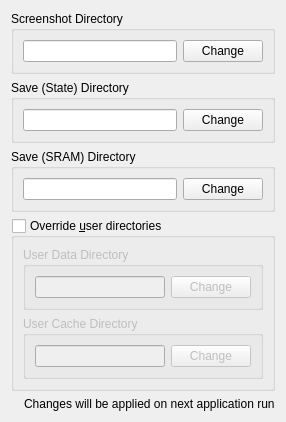
         <widget class="QWidget" name="directoriesTab">
          <attribute name="title">
           <string>Directories</string>
          </attribute>
          <layout class="QVBoxLayout" name="verticalLayout_4">
           <item>
            <widget class="QGroupBox" name="groupBox_26">
             <property name="title">
              <string>Screenshot Directory</string>
             </property>
             <layout class="QHBoxLayout" name="horizontalLayout_63">
              <item>
               <widget class="QLineEdit" name="screenshotDirLineEdit">
                <property name="readOnly">
                 <bool>true</bool>
                </property>
               </widget>
              </item>
              <item>
               <widget class="QPushButton" name="changeScreenShotDirButton">
                <property name="text">
                 <string>Change</string>
                </property>
               </widget>
              </item>
             </layout>
            </widget>
           </item>
           <item>
            <widget class="QGroupBox" name="groupBox_27">
             <property name="title">
              <string>Save (State) Directory</string>
             </property>
             <layout class="QHBoxLayout" name="horizontalLayout_64">
              <item>
               <widget class="QLineEdit" name="saveStateDirLineEdit">
                <property name="readOnly">
                 <bool>true</bool>
                </property>
               </widget>
              </item>
              <item>
               <widget class="QPushButton" name="changeSaveStateDirButton">
                <property name="text">
                 <string>Change</string>
                </property>
               </widget>
              </item>
             </layout>
            </widget>
           </item>
           <item>
            <widget class="QGroupBox" name="groupBox_28">
             <property name="title">
              <string>Save (SRAM) Directory</string>
             </property>
             <layout class="QHBoxLayout" name="horizontalLayout_65">
              <item>
               <widget class="QLineEdit" name="saveSramDirLineEdit">
                <property name="readOnly">
                 <bool>true</bool>
                </property>
               </widget>
              </item>
              <item>
               <widget class="QPushButton" name="changeSaveSramDirButton">
                <property name="text">
                 <string>Change</string>
                </property>
               </widget>
              </item>
             </layout>
            </widget>
           </item>
           <item>
            <widget class="QGroupBox" name="overrideUserDirsGroupBox">
             <property name="enabled">
              <bool>true</bool>
             </property>
             <property name="title">
              <string>Override &amp;user directories</string>
             </property>
             <property name="checkable">
              <bool>true</bool>
             </property>
             <property name="checked">
              <bool>false</bool>
             </property>
             <layout class="QVBoxLayout" name="verticalLayout_27">
              <item>
               <widget class="QGroupBox" name="groupBox_30">
                <property name="title">
                 <string>User Data Directory</string>
                </property>
                <layout class="QHBoxLayout" name="horizontalLayout_67">
                 <item>
                  <widget class="QLineEdit" name="userDataDirLineEdit">
                   <property name="readOnly">
                    <bool>true</bool>
                   </property>
                  </widget>
                 </item>
                 <item>
                  <widget class="QPushButton" name="changeUserDataDirButton">
                   <property name="text">
                    <string>Change</string>
                   </property>
                  </widget>
                 </item>
                </layout>
               </widget>
              </item>
              <item>
               <widget class="QGroupBox" name="groupBox_31">
                <property name="title">
                 <string>User Cache Directory</string>
                </property>
                <layout class="QHBoxLayout" name="horizontalLayout_68">
                 <item>
                  <widget class="QLineEdit" name="userCacheDirLineEdit">
                   <property name="readOnly">
                    <bool>true</bool>
                   </property>
                  </widget>
                 </item>
                 <item>
                  <widget class="QPushButton" name="changeUserCacheDirButton">
                   <property name="text">
                    <string>Change</string>
                   </property>
                  </widget>
                 </item>
                </layout>
               </widget>
              </item>
             </layout>
            </widget>
           </item>
           <item>
            <spacer name="verticalSpacer">
             <property name="orientation">
              <enum>Qt::Orientation::Vertical</enum>
             </property>
             <property name="sizeHint" stdset="0">
              <size>
               <width>20</width>
               <height>0</height>
              </size>
             </property>
            </spacer>
           </item>
           <item>
            <layout class="QHBoxLayout" name="emulationInfoLayout_13">
             <property name="sizeConstraint">
              <enum>QLayout::SizeConstraint::SetDefaultConstraint</enum>
             </property>
             <item>
              <widget class="QLabel" name="infoIconLabel_3">
               <property name="sizePolicy">
                <sizepolicy hsizetype="Minimum" vsizetype="Preferred">
                 <horstretch>0</horstretch>
                 <verstretch>0</verstretch>
                </sizepolicy>
               </property>
               <property name="text">
                <string/>
               </property>
               <property name="pixmap">
                <pixmap>:/newPrefix/Resource/Info.ico</pixmap>
               </property>
               <property name="wordWrap">
                <bool>false</bool>
               </property>
              </widget>
             </item>
             <item>
              <widget class="QLabel" name="label_65">
               <property name="sizePolicy">
                <sizepolicy hsizetype="Expanding" vsizetype="Minimum">
                 <horstretch>0</horstretch>
                 <verstretch>0</verstretch>
                </sizepolicy>
               </property>
               <property name="midLineWidth">
                <number>1</number>
               </property>
               <property name="text">
                <string>Changes will be applied on next application run</string>
               </property>
               <property name="textFormat">
                <enum>Qt::TextFormat::PlainText</enum>
               </property>
              </widget>
             </item>
            </layout>
           </item>
          </layout>
         </widget>
